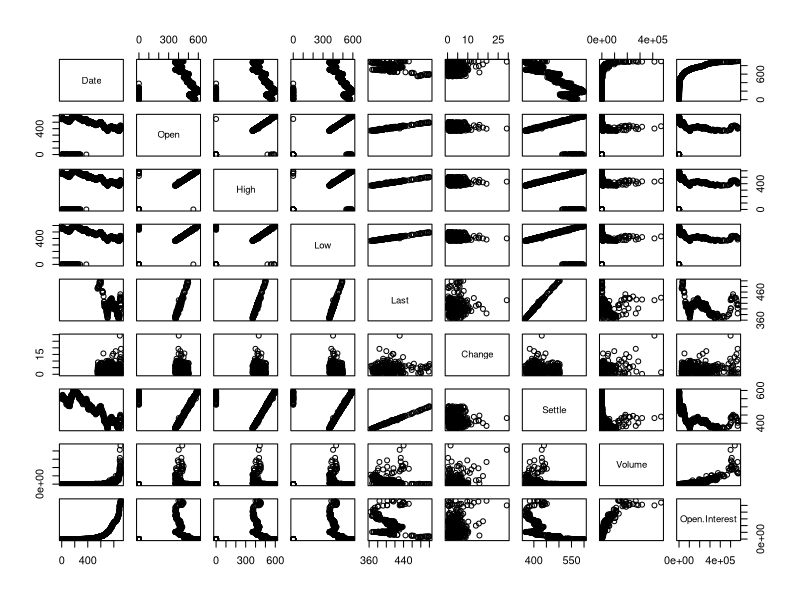

Reproduce this figure in R.
## ---- chunk 1
knitr::opts_chunk$set(fig.path='images/')
## ---- chunk 2
  CZ2015 <- read.csv(file="CME-CZ2015.csv")

  head(CZ2015)
  tail(CZ2015)
## ---- chunk 3
  rnorm(10)
## ---- chunk 4
plot(CZ2015)

